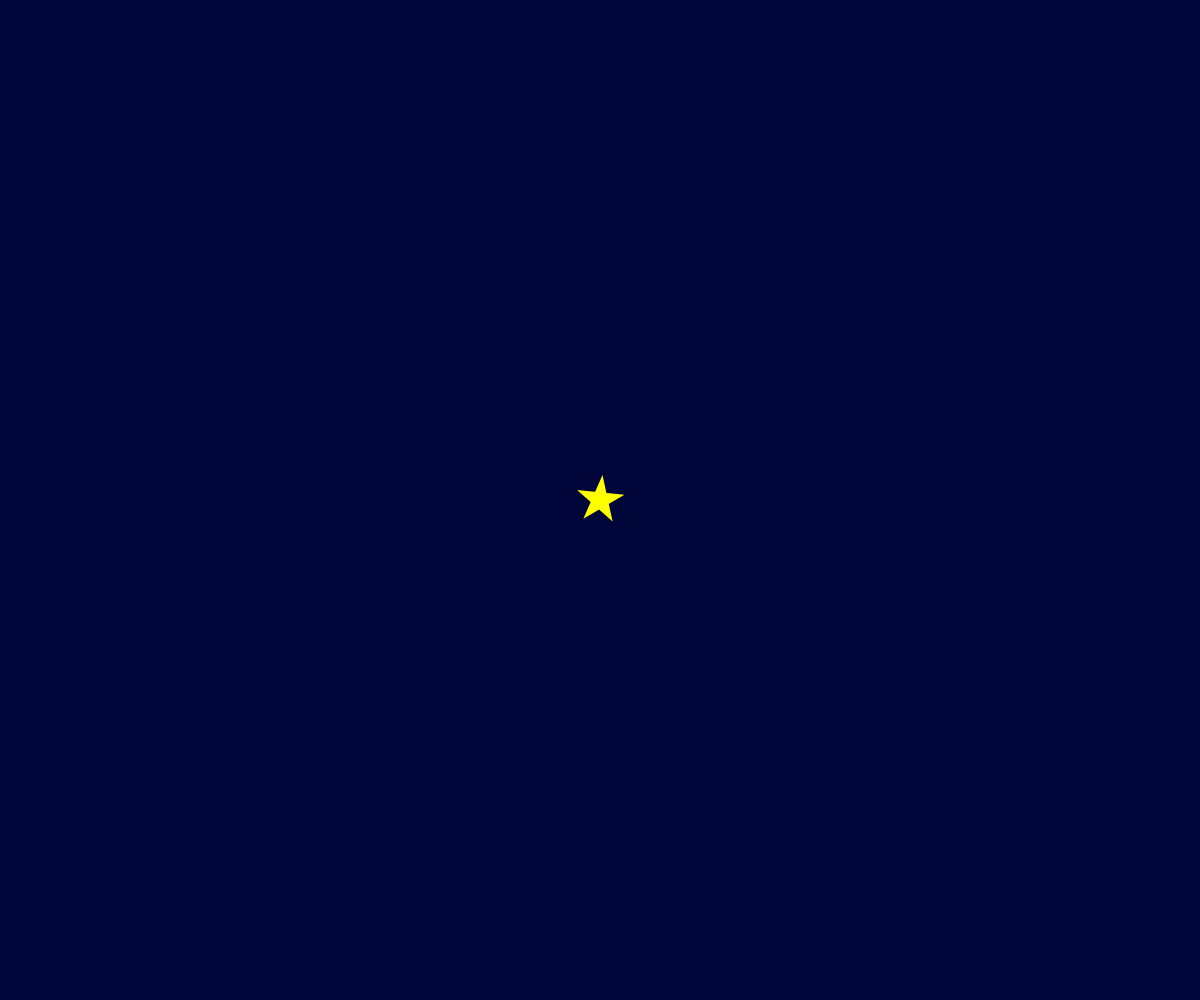
Frame 1 (no input)
Frame 60 (no input): blank canvas, image omitted
Frame 120 (the mouse pressed at the canvas centre since frame 60): blank canvas, image omitted

The p5.js sketch that drew this single still picture (run headless with seeded random() and noise() and a simulated clock; from frame 60 on, the mouse is pressed at the canvas centre):

// p5.js sketch
// ── sketch.js


let x, y, vx, vy;

function setup(){
  createCanvas(windowWidth, windowHeight);
  x = width / 2;
  y = height / 2;
  vx = 8;
  vy = 8;
}

function draw(){
  background(0,5,58);
  // BLANK[2] (hint: 作った star 関数を使います)
push();
  translate(x,y)
  rotate(frameCount/10)
  translate(-x,-y)
  star(x,y,25)
  pop();
  x += 3
  y += 3
  // 端の処理パターン (1) 反対側から出てくる
   // 速度＝位置の増分
  x += vx;
  y += vy;

  // 跳ね返り
  if(x < 0 || x > width){ vx = -1 * vx; } // 横
  if(y < 0 || y > height){ vy = -1 * vy; } // 縦

  // x座標, y座標を画面内にする
  x = constrain(x, 0, width);
  y = constrain(y, 0, height);

}

function star(cx, cy, r, angle){
  fill(255,255,0)
  noStroke()
  beginShape();
  for(var i = 0; i < 20; i++){
    var theta = TWO_PI * i * 2 / 5 - HALF_PI;
    // BLANK[1] (hint: angle 分だけ星を回転させるには？)
    var x = cx + cos(theta) * r;
    var y = cy + sin(theta) * r;
    vertex(x,y);
  }
  endShape(CLOSE);
}
function mouseClicked(){
  x = mouseX;
  y = mouseY;
}
function windowResized(){
  resizeCanvas(windowWidth, windowHeight);
}
